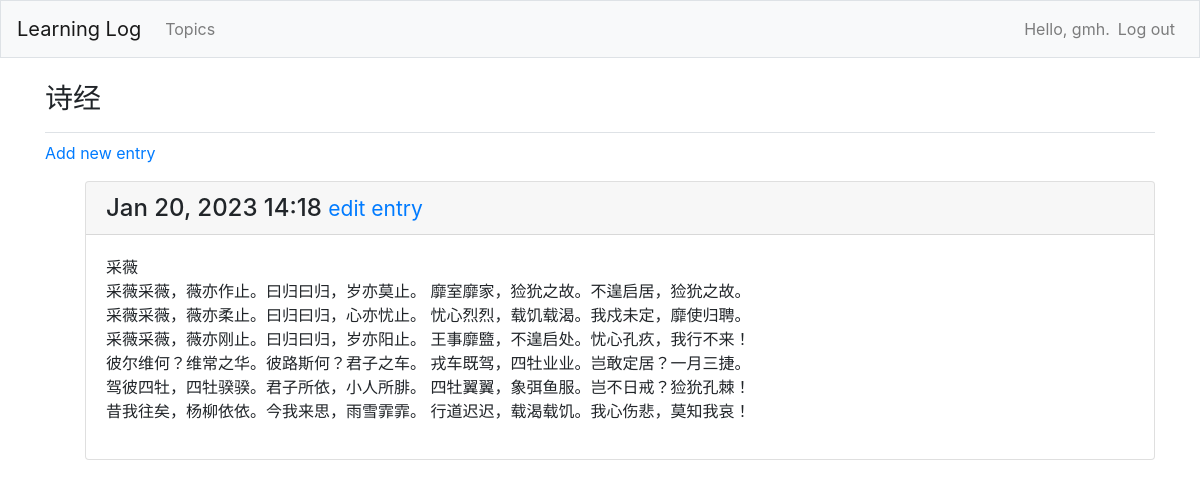
The app's page /topic/3/ (signed in) with its own data.
### note/models.py (models this page shows, shortened)
class Topic(models.Model):
    text=models.CharField(max_length=200)
    date_added=models.DateTimeField(auto_now_add=True)
    owner=models.ForeignKey(User,on_delete=models.CASCADE)
    def __str__(self):
        return self.text

class Entry(models.Model):
    topic=models.ForeignKey(Topic,on_delete=models.CASCADE)
    text=models.TextField()
    date_added=models.DateTimeField(auto_now_add=True)
    class Meta:
        verbose_name_plural = 'entries'

### note/views.py (the view)
# urls.py: path('topic/<int:topic_id>/',views.topic,name='topic'),
@login_required
def topic(request,topic_id):
    topic=Topic.objects.get(id=topic_id)
    if topic.owner!=request.user:
        raise Http404
    entries=topic.entry_set.order_by('-date_added')
    context={'topic':topic,'entries':entries}
    return render(request,'note/topic.html',context)

### note/templates/note/topic.html
{% extends 'note/base.html' %}
{% block page_header %}
  <h3>{{ topic }}</h3>
{% endblock page_header %}
{% block content %}
  <p>
    <a href="{% url 'note:new_entry' topic.id %}">Add new entry</a>
  </p>
  <ul>
  {% for entry in entries %}
    <div class="card mb-3">
      <h4 class="card-header">
        {{ entry.date_added|date:'M d, Y H:i' }}
        <small><a href="{% url 'note:edit_entry' entry.id %}">
            edit entry</a></small>
      </h4>
      <div class="card-body">
        {{ entry.text|linebreaks }}
      </div>
    </div>
  {% empty %}
    <p>There are no entries for this topic yet.</p>
  {% endfor %}
{% endblock content %}

### note/templates/note/base.html (shortened to what this page needs)
{% load bootstrap4 %}
<!doctype html>
<html lang="en">
<head>
  {% bootstrap_css %}
</head>
<body>
  <nav class="navbar navbar-expand-md navbar-light bg-light mb-4 border">
    <a class="navbar-brand" href="{% url 'note:index'%}">
        Learning Log</a>
    <div class="collapse navbar-collapse" id="navbarCollapse">
      <ul class="navbar-nav mr-auto">
        <li class="nav-item">
          <a class="nav-link" href="{% url 'note:topics'%}">
              Topics</a></li>
      </ul>
      <ul class="navbar-nav ml-auto">
        {% if user.is_authenticated %}
          <li class="nav-item">
            <span class="navbar-text"}">Hello, {{ user.username }}.</span>
          </li>
          <li class="nav-item">
            <a class="nav-link" href="{% url 'users:logout' %}">Log out</a>
          </li>
        {% else %}
          <li class="nav-item">
            <a class="nav-link" href="{% url 'users:register' %}">Register</a>
          </li>
          <li class="nav-item">
            <a class="nav-link" href="{% url 'users:login' %}">Log in</a></li>
        {% endif %}
      </ul>
    </div>
  </nav>
  <main role="main" class="container">
    <div class="pb-2 mb-2 border-bottom">
      {% block page_header %}{% endblock page_header %}
    </div>
    <div>
      {% block content %}{% endblock content %}
    </div>
  </main>
</body>
</html>

### records on screen
Topic: text "诗经"
Entry: date_added "Jan 20, 2023 14:18", text "采薇 采薇采薇，薇亦作止。曰归曰归，岁亦莫止。 靡室靡家，猃狁之故。不遑启居，猃狁之故。 采薇采薇，薇亦柔止。曰归曰归，心亦忧止。 忧心烈烈，载饥载渴。我戍未定，靡使归聘。 采薇采薇，薇亦刚止。曰归曰归，岁亦阳止。 王事靡盬，不遑启处。忧心孔疚，我行不来！ 彼尔维何？维常之华。彼路斯何？君子之车。 戎车既驾，四牡业业。岂敢定居？一月三捷。 驾彼四牡，四牡骙骙。君子所依，小人所腓。 四牡翼翼，象弭鱼服。岂不日戒？猃狁孔棘！ 昔我往矣，杨柳依依。今我来思，雨雪霏霏。 行道迟迟，载渴载饥。我心伤悲，莫知我哀！"

### other values on screen
{{ user.username }} "gmh"
